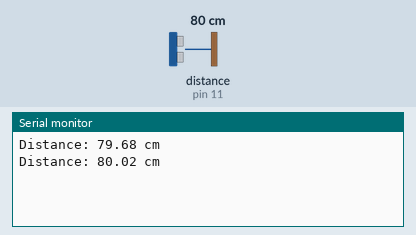
The sketch below on a simulated Arduino Nano, built with avr-gcc and run on an emulated ATmega328P. Shown: the last lines printed to the serial monitor. Wiring (from diagram.json): ultrasonic range finder: trigger pin 12; echo pin 11. The inputs (shaded band) are chosen by the test bench; at power-on: distance to the obstacle (sensor on pin 11) 80 cm. The echo pulse lasts 58.3 µs per cm.

Above: at 1.8 s.
1.9 s: distance to the obstacle (sensor on pin 11) set to 2 cm
At 2.8 s:
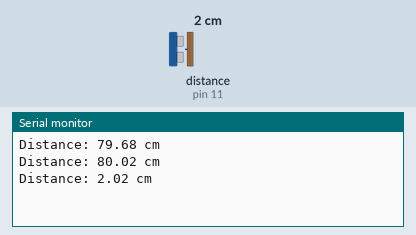
3.4 s: distance to the obstacle (sensor on pin 11) set to 4 cm
At 4.8 s:
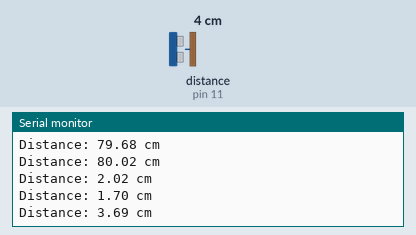
Timing chart, 0 to 6.4 s (numbered marks = the images above; inputs shaded):
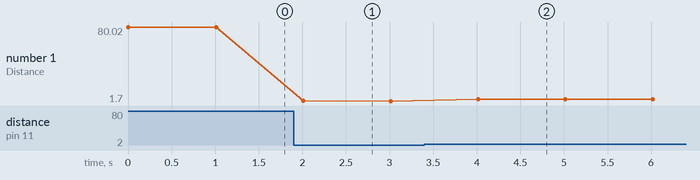

Measured:
- after the input at 1.9 s, the serial monitor: prints a new line after 0.11 s (image 1)
- after the input at 3.4 s, the serial monitor: prints a new line after 0.61 s (image 2)
- plotted number 1: 80.02 → 1.7 after the input at 1.9 s, 1.7 → 3.69 after the input at 3.4 s

The sketch:

sketch.ino
```cpp
int trigPin = 12;
int echoPin = 11;

void setup() {
  pinMode(trigPin, OUTPUT);
  pinMode(echoPin, INPUT);
  Serial.begin(9600);
}

void loop() {
  digitalWrite(trigPin, LOW);
  delayMicroseconds(10);
  digitalWrite(trigPin, HIGH);
  delayMicroseconds(10);
  digitalWrite(trigPin, LOW);

  long duration = pulseIn(echoPin, HIGH);

  float distance = (duration / 2.0) * 0.0343;
  Serial.print("Distance: ");
  Serial.print(distance);
  Serial.println(" cm");

  delay(1000);
}
```
